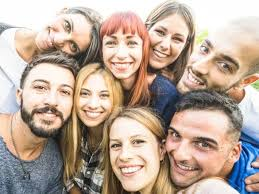
#> input picture img/faces.jpg, 259 x 194 px
$ python opencv-image.py
#> lines starting #> are read from the running program, lines starting #| are printed output that depends on the picture; after the words box and inside, x2 and y2 are one past the last pixel; in counts of white or black regions, pixels touching at a corner belong together
import cv2

#face_cascade = cv2.CascadeClassifier(cv2.data.haarcascades + 'haarcascade_frontalface_default.xml')
#img = cv2.imread('img/faces.jpg')

face_cascade=cv2.CascadeClassifier(cv2.data.haarcascades + 'haarcascade_frontalface_default.xml')
img=cv2.imread('img/faces.jpg')
#> img is the input picture: shape (194, 259, 3); mean B, G, R 153.7, 167.5, 186.1
img2=cv2.imread('img/faces2.jpg')
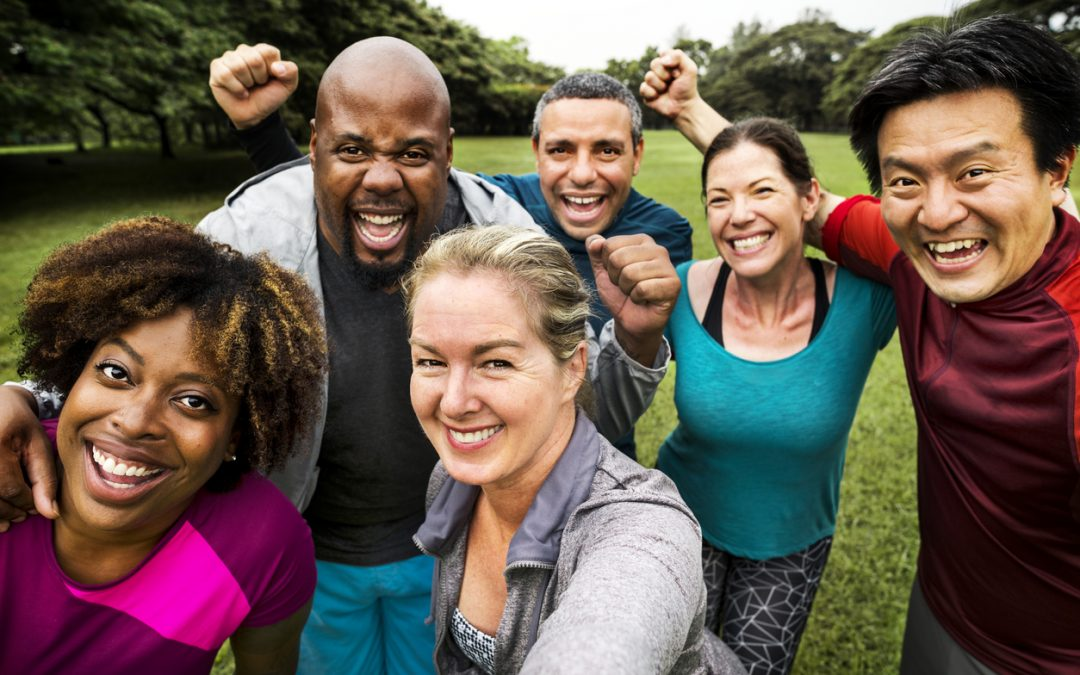
#> input picture img/faces2.jpg, 1080 x 675 px
#> img2 is the input picture: shape (675, 1080, 3); mean B, G, R 79.1, 88.9, 103.9

gray = cv2.cvtColor(img, cv2.COLOR_BGR2GRAY)
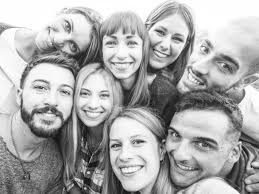
#> gray: shape (194, 259); min 1, max 255, mean 171.5
gray2 = cv2.cvtColor(img2, cv2.COLOR_BGR2GRAY)
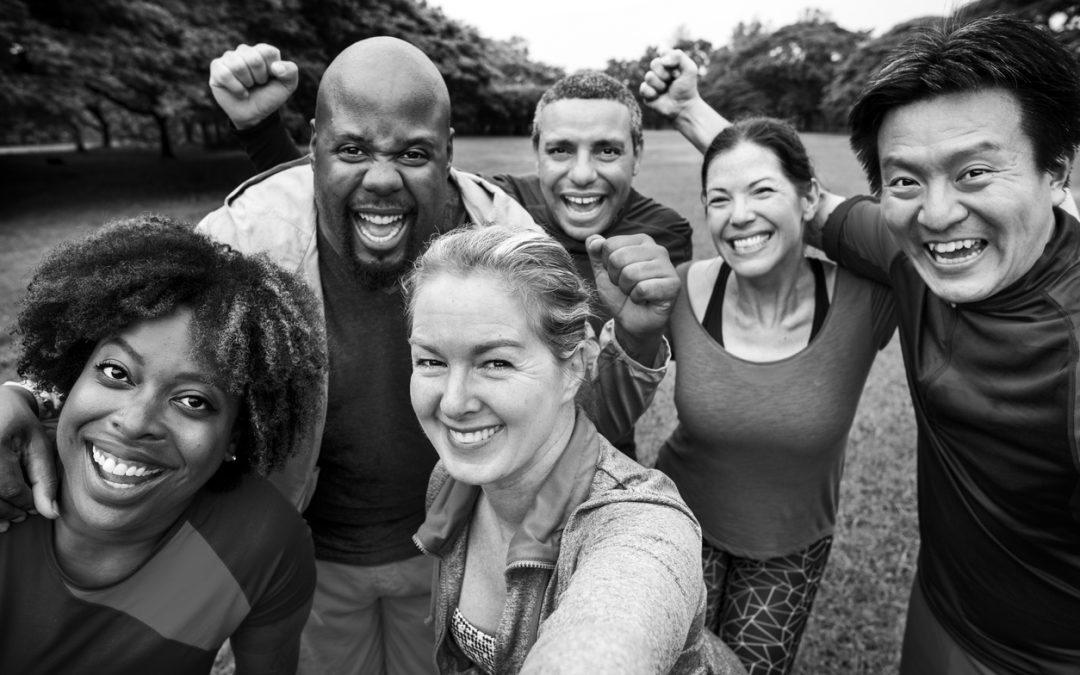
#> gray2: shape (675, 1080); min 0, max 255, mean 92.3
#faces = face_cascade.detectMultiScale(gray, scaleFactor=1.1, minNeighbors=5, minSize=(30, 30))
faces=face_cascade.detectMultiScale(gray,1.1,5,minSize=(30,30))
#> faces = [[67, 73, 54, 54], [142, 16, 52, 52], [94, 21, 56, 56], [101, 119, 64, 64], [17, 64, 65, 65]]
faces2=face_cascade.detectMultiScale(gray2,1.1,5,minSize=(30,30))
#> faces2 = [[689, 152, 110, 110], [521, 102, 127, 127], [362, 508, 122, 122], [299, 83, 169, 169], [848, 100, 193, 193], [373, 285, 191, 191], [76, 324, 145, 145]]

#for (x, y, w, h) in faces:
#    cv2.rectangle(img, (x, y), (x+w, y+h), (255, 0, 0), 2)

for(x,y,w,h)in faces:
    cv2.rectangle(img,(x,y),(x+w,y+w),(255,0,0),2)
#> this loop made 5 passes
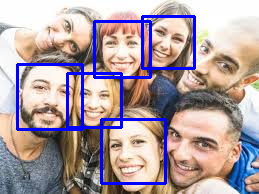
#> img: shape (194, 259, 3); 6.74% of pixels changed, all inside (x1, y1, x2, y2) = (16, 15, 196, 185)
for(x,y,w,h)in faces2:
    cv2.rectangle(img2,(x,y),(x+w,y+w),(255,0,0),2)
#> this loop made 7 passes
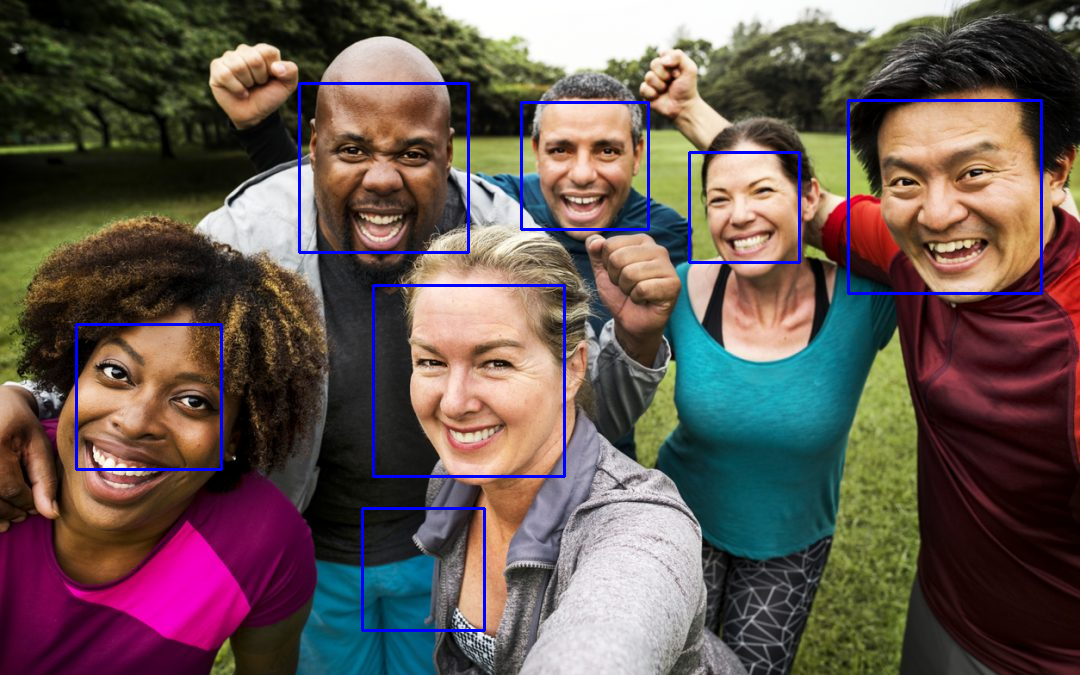
#> img2: shape (675, 1080, 3); 1.74% of pixels changed, all inside (x1, y1, x2, y2) = (75, 82, 1043, 632)


cv2.imshow('Detected Faces 1', img)
cv2.imshow('Detected Faces 2', img2)

cv2.waitKey(0)
cv2.destroyAllWindows()
